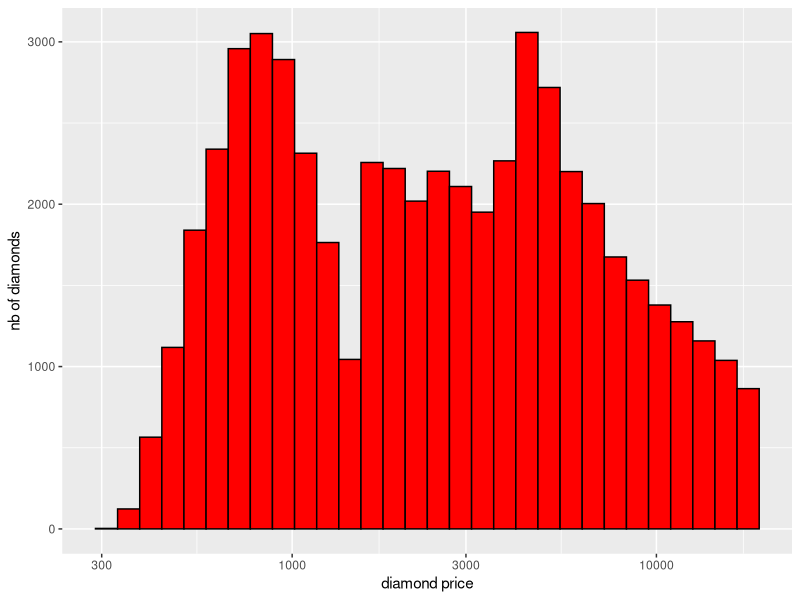

Here is the R script that generated this plot: (Note: this script raises an error after producing the figure.)
## ---- chunk 1
getwd()
setwd("/Users/geodev/code/daan-nano/term2/EDA/lesson4")
list.files()
library(ggplot2)
data(diamonds)
summary(diamonds)
names(diamonds)
str(diamonds)
## ---- chunk 2
priceHist <- ggplot(aes(x = price), data = diamonds) +
  geom_histogram(color = 'black', fill = 'red') +
  scale_x_continuous(limits = c(0,20000), breaks = seq(0,20000,2500)) + 
  labs(x = "diamond price", y = "nb of diamonds") +
  scale_x_log10()
# arrange plots in grid
grid.arrange(priceHist, ncol=1)
## ---- chunk 3
sum(diamonds$price < 500)
sum(diamonds$price < 250)
sum(diamonds$price >= 15000)
## ---- chunk 4
priceHist <- ggplot(aes(x = price), data = diamonds) +
  geom_histogram(binwidth = 25, color = 'black', fill = 'red') +
  labs(x = "diamond price", y = "nb of diamonds") +
  scale_x_continuous(limits = c(0,1500), breaks = seq(0, 1500, 250)) #+ 
  #scale_x_log10()
# arrange plots in grid
grid.arrange(priceHist, ncol=1)
## ---- chunk 5
ggplot(aes(x = price), data = diamonds) +
  geom_histogram(aes(fill = cut)) +
  scale_x_log10() +
  facet_wrap(~color, scales = 'free_y')
## ---- chunk 6
by(diamonds$price, diamonds$cut, summary)
## ---- chunk 7
qplot(x = price, data = diamonds) + facet_wrap(~cut, scales = 'free_y')
## ---- chunk 8
ggplot(aes(x = price), data = diamonds) +
  geom_histogram(aes(fill = cut)) +
  scale_x_log10() +
  facet_wrap(~color, scales = 'free_y')
## ---- chunk 9
# get names
names(diamonds)
# plot data using boxplot
qplot(x = cut, y = price, 
      data = diamonds, 
      geom = 'boxplot') +
  coord_cartesian(ylim = c(0,7500))

#by(diamonds$price, diamonds$cut, summary)
## ---- chunk 10
# get names
names(diamonds)
# plot data using boxplot
qplot(x = clarity, y = price, 
      data = diamonds, 
      geom = 'boxplot') +
  coord_cartesian(ylim = c(0,7500))

#by(diamonds$price, diamonds$clarity, summary)
## ---- chunk 11
# get names
names(diamonds)
# plot data using boxplot
qplot(x = color, y = price, 
      data = diamonds, 
      geom = 'boxplot') +
  coord_cartesian(ylim = c(0,7500))

by(diamonds$price, diamonds$color, summary)
## ---- chunk 12
qplot(x = carat, 
      data = diamonds,
      xlab = 'carat',
      ylab = 'Count of diamonds with given carat',
      geom = 'freqpoly',
      color = carat,
      binwidth = 0.1) +
  scale_y_continuous(limits = c(0,12000), breaks = seq(0, 12000, 1000)) +
  scale_x_continuous(limits = c(0,5), breaks = seq(0,5,.1)) #+
  #scale_x_log10()
